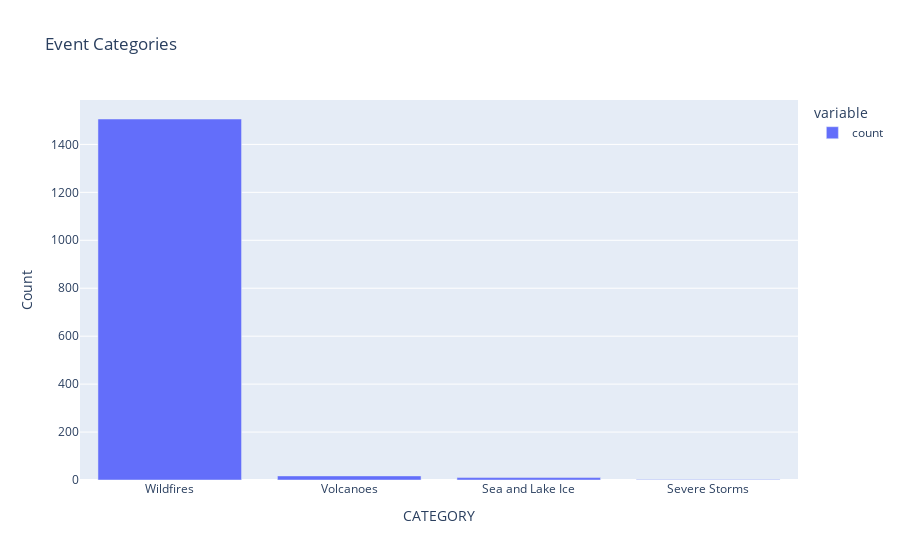
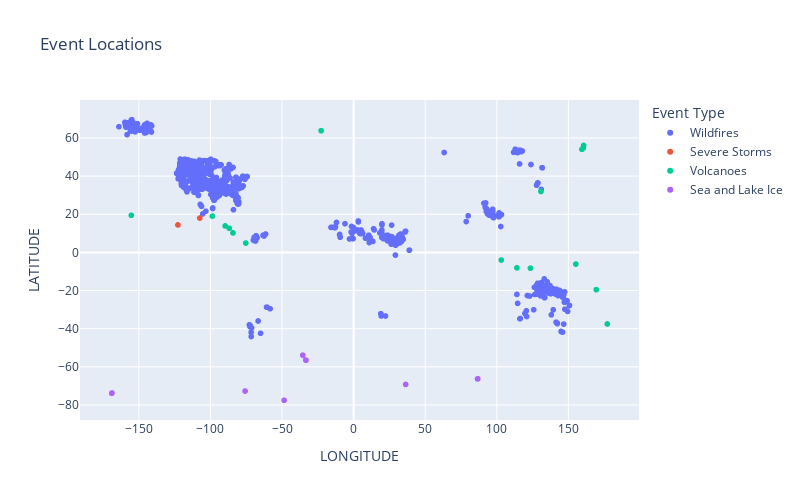
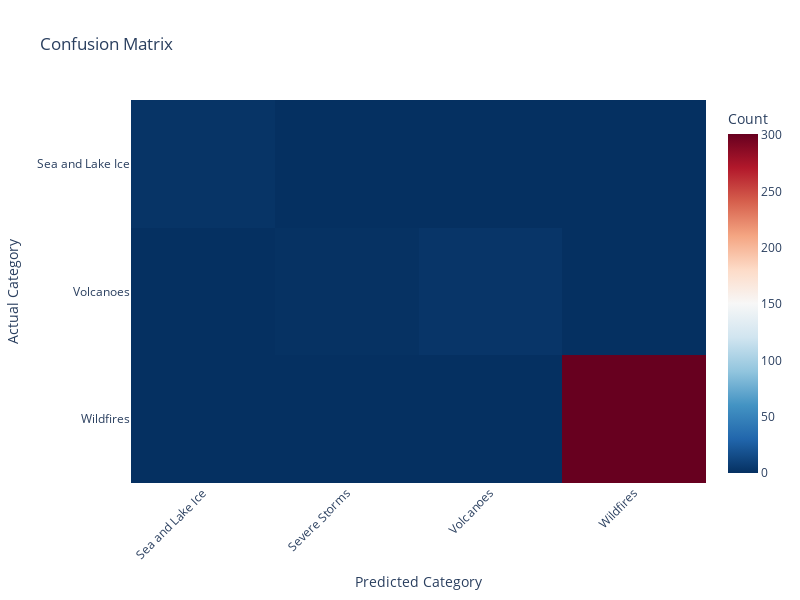

Notebook cell for these charts, in order:
### Code cell
def plot_results():
    # 1- Event distribution
    fig1 = px.bar(
        df_events['CATEGORY'].value_counts(),
        title='Event Categories',
        labels={'index': 'Category', 'value': 'Count'}
    )
    fig1.show()
    
    # 2- geographic distribution
    fig2 = px.scatter(
        df_events,
        x='LONGITUDE',
        y='LATITUDE',
        color='CATEGORY',
        title='Event Locations',
        hover_data=['TITLE'],
        width=800,
        height=500
    )
    fig2.update_layout(
        showlegend=True,
        legend_title="Event Type"
    )
    fig2.show()
    
    # 3- confusion matrix
    # Convert numeric predictions back to categories
    actual_categories = label_encoder.inverse_transform(y_test)
    predicted_categories = label_encoder.inverse_transform(predictions)
    
    conf_matrix = pd.crosstab(
        actual_categories,
        predicted_categories,
        rownames=['Actual'],
        colnames=['Predicted']
    )
    
    # make heatmap
    fig3 = px.imshow(
        conf_matrix,
        title="Confusion Matrix",
        labels=dict(x="Predicted Category", y="Actual Category", color="Count"),
        aspect='auto',
        color_continuous_scale='RdBu_r'
    )
    
    fig3.update_layout(
        width=800,
        height=600,
        xaxis_tickangle=-45
    )
    fig3.show()

    # accuracy score
    accuracy = (actual_categories == predicted_categories).mean()
    print(f"\nOverall Accuracy: {accuracy:.2%}")

plot_results()

### Figure 1 — Plotly figure (JSON) as saved in the notebook; plotly's stock layout.template omitted (floating-point values rounded to 4 significant figures)
{"data": [{"alignmentgroup": "True", "hovertemplate": "variable=count<br>CATEGORY=%{x}<br>Count=%{y}<extra></extra>", "legendgroup": "count", "marker": {"color": "#636efa", "pattern": {"shape": ""}}, "name": "count", "offsetgroup": "count", "orientation": "v", "showlegend": true, "textposition": "auto", "type": "bar", "x": ["Wildfires", "Volcanoes", "Sea and Lake Ice", "Severe Storms"], "xaxis": "x", "y": [1506, 17, 10, 2], "yaxis": "y"}], "layout": {"barmode": "relative", "legend": {"title": {"text": "variable"}, "tracegroupgap": 0}, "title": {"text": "Event Categories"}, "xaxis": {"anchor": "y", "domain": [0, 1], "title": {"text": "CATEGORY"}}, "yaxis": {"anchor": "x", "domain": [0, 1], "title": {"text": "Count"}}}}

### Figure 2 — Plotly figure (JSON) as saved in the notebook; plotly's stock layout.template omitted (floating-point values rounded to 4 significant figures; data arrays with more than 128 entries replaced by an {"elided": "..."} marker saying what was removed)
{"data": [{"customdata": {"elided": "1506x1 str values"}, "hovertemplate": "CATEGORY=Wildfires<br>LONGITUDE=%{x}<br>LATITUDE=%{y}<br>TITLE=%{customdata[0]}<extra></extra>", "legendgroup": "Wildfires", "marker": {"color": "#636efa", "symbol": "circle"}, "mode": "markers", "name": "Wildfires", "showlegend": true, "type": "scattergl", "x": {"elided": "1506 float values"}, "xaxis": "x", "y": {"elided": "1506 float values"}, "yaxis": "y"}, {"customdata": [["Cyclone Lorena"], ["Hurricane Kiko"]], "hovertemplate": "CATEGORY=Severe Storms<br>LONGITUDE=%{x}<br>LATITUDE=%{y}<br>TITLE=%{customdata[0]}<extra></extra>", "legendgroup": "Severe Storms", "marker": {"color": "#EF553B", "symbol": "circle"}, "mode": "markers", "name": "Severe Storms", "showlegend": true, "type": "scattergl", "x": [-107.4, -122.7], "xaxis": "x", "y": [18, 14.4], "yaxis": "y"}, {"customdata": [["Dempo Volcano, Indonesia"], ["Bagana Volcano, Papua New Guinea"], ["Whakaari/White Island Volcano, New Zealand"], ["Karymsky Volcano, Russia"], ["Krasheninnikov Volcano, Russia"], ["Nevado del Ruiz Volcano, Colombia"], ["Reykjanes Volcano, Iceland"], ["Telica Volcano, Nicaragua"], ["Apaneca Range Volcano, El Salvador"], ["Kirishimayama Volcano, Japan"], ["Raung Volcano, Indonesia"], ["Popocatepetl Volcano, Mexico"], ["Klyuchevskoy Volcano, Russia"], ["Poas Volcano, Costa Rica"], ["Lewotolok Volcano, Indonesia"], ["Yasur Volcano, Vanuatu"], ["Kilauea Volcano, Hawaii"]], "hovertemplate": "CATEGORY=Volcanoes<br>LONGITUDE=%{x}<br>LATITUDE=%{y}<br>TITLE=%{customdata[0]}<extra></extra>", "legendgroup": "Volcanoes", "marker": {"color": "#00cc96", "symbol": "circle"}, "mode": "markers", "name": "Volcanoes", "showlegend": true, "type": "scattergl", "x": [103.1, 155.2, 177.2, 159.4, 160.3, -75.32, -22.72, -86.84, -89.74, 130.9, 114.1, -98.62, 160.6, -84.23, 123.5, 169.4, -155.3], "xaxis": "x", "y": [-4.016, -6.137, -37.52, 54.05, 54.6, 4.892, 63.82, 12.61, 13.87, 31.93, -8.119, 19.02, 56.06, 10.2, -8.274, -19.53, 19.42], "yaxis": "y"}, {"customdata": [["Iceberg A23F"], ["Iceberg A23D"], ["Iceberg A23E"], ["Iceberg B22H"], ["Iceberg B22I"], ["Iceberg D36A"], ["Iceberg D36B"], ["Iceberg A85"], ["Iceberg D37"], ["Iceberg A84"]], "hovertemplate": "CATEGORY=Sea and Lake Ice<br>LONGITUDE=%{x}<br>LATITUDE=%{y}<br>TITLE=%{customdata[0]}<extra></extra>", "legendgroup": "Sea and Lake Ice", "marker": {"color": "#ab63fa", "symbol": "circle"}, "mode": "markers", "name": "Sea and Lake Ice", "showlegend": true, "type": "scattergl", "x": [-35.52, -33.42, -33.26, -168.8, -169.0, 86.55, 86.74, -48.54, 36.34, -75.8], "xaxis": "x", "y": [-53.88, -56.44, -56.51, -73.71, -73.85, -66.32, -66.25, -77.51, -69.22, -72.69], "yaxis": "y"}], "layout": {"height": 500, "legend": {"title": {"text": "Event Type"}, "tracegroupgap": 0}, "showlegend": true, "title": {"text": "Event Locations"}, "width": 800, "xaxis": {"anchor": "y", "domain": [0, 1], "title": {"text": "LONGITUDE"}}, "yaxis": {"anchor": "x", "domain": [0, 1], "title": {"text": "LATITUDE"}}}}

### Figure 3 — Plotly figure (JSON) as saved in the notebook; plotly's stock layout.template omitted (floating-point values rounded to 4 significant figures)
{"data": [{"coloraxis": "coloraxis", "hovertemplate": "Predicted Category: %{x}<br>Actual Category: %{y}<br>Count: %{z}<extra></extra>", "name": "0", "type": "heatmap", "x": ["Sea and Lake Ice", "Severe Storms", "Volcanoes", "Wildfires"], "xaxis": "x", "y": ["Sea and Lake Ice", "Volcanoes", "Wildfires"], "yaxis": "y", "z": [[2, 0, 0, 0], [0, 1, 3, 0], [0, 0, 0, 301]]}], "layout": {"coloraxis": {"colorbar": {"title": {"text": "Count"}}, "colorscale": [[0, "rgb(5,48,97)"], [0.1, "rgb(33,102,172)"], [0.2, "rgb(67,147,195)"], [0.3, "rgb(146,197,222)"], [0.4, "rgb(209,229,240)"], [0.5, "rgb(247,247,247)"], [0.6, "rgb(253,219,199)"], [0.7, "rgb(244,165,130)"], [0.8, "rgb(214,96,77)"], [0.9, "rgb(178,24,43)"], [1, "rgb(103,0,31)"]]}, "height": 600, "title": {"text": "Confusion Matrix"}, "width": 800, "xaxis": {"anchor": "y", "domain": [0, 1], "tickangle": -45, "title": {"text": "Predicted Category"}}, "yaxis": {"anchor": "x", "autorange": "reversed", "domain": [0, 1], "title": {"text": "Actual Category"}}}}
